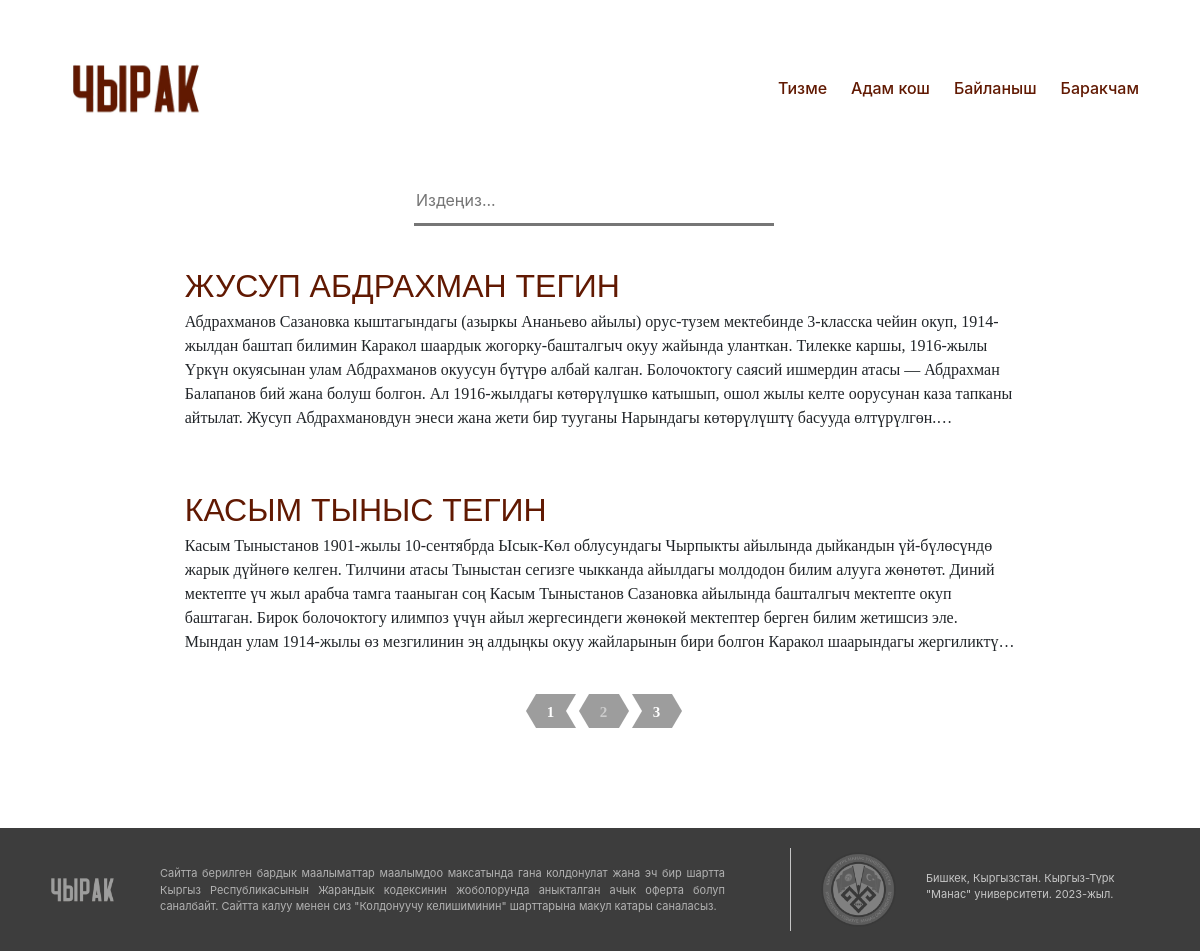
/person/?page=2, run on the app's committed database.
### person/models.py (models this page shows, shortened)
class Victim(models.Model):
    first_name = models.CharField(max_length=30)
    last_name = models.CharField(max_length=30)
    date_of_birth = models.DateField()
    date_of_death = models.DateField()
    place_of_birth = models.CharField(max_length=30)
    place_of_death = models.CharField(max_length=30)
    nationality = models.TextField(default='', blank=True, null=True)
    blame = models.TextField(blank=True, null=True)
    rehabilitated = models.CharField(max_length=30, blank=True, null=True)
    occupation = models.TextField( blank=True, null=True)
    bedfellow = models.CharField(max_length=30, blank=True, null=True)
    children = models.CharField(max_length=30, blank=True, null=True)
    photo = models.ImageField(upload_to='images/', blank=True, null=True)
    file = models.FileField(upload_to='uploads/', blank=True, null=True)
    desc_of_photo = models.TextField(default='', blank=True, null=True)
    desc_of_file = models.TextField(default='', blank=True, null=True)
    content = models.TextField(default="", blank=True, null=True)
    date_of_publish = models.DateField(default=datetime.now)
    up_vote = models.IntegerField(default=0)
    is_proven = models.BooleanField(default=False)
    profile = models.ForeignKey(Profile, on_delete=models.CASCADE)
    x = models.CharField(max_length=100,default="", blank=True, null=True)

### list_of_person/views.py (the view)
# urls.py: path('person/', include('list_of_person.urls')),
def list_of_person(request):
    sort_option = request.GET.get('sort_option', 'first_name')
    items = Victim.objects.order_by(sort_option)
    if sort_option.startswith('-'):
        sort_option = sort_option[1:]  # Remove the hyphen
        items = sorted(items, key=lambda x: getattr(x, sort_option), reverse=True)
    else:
        items = sorted(items, key=lambda x: getattr(x, sort_option))
    paginator = Paginator(items, 2)
    page_number = request.GET.get("page")
    page_obj = paginator.get_page(page_number)
    context = {
        "page_obj": page_obj,
        'items': items,
        'sort_option': sort_option,
    }
    return render(request, 'list_of_person.html', context)

### list_of_person/templates/list_of_person.html (shortened to what this page needs)
{% extends 'base.html' %}
{% block content %}
{% load static %}
    <link rel="stylesheet" type="text/css" href="{% static 'list_of_person.css' %}"/>
<div>
    <div class="container d-flex justify-content-center flex-column align-items-center" style="width: 83%;">
        <div class="d-flex flex-row" style="max-width: 500px;">
            <div class="search-box">
                <form method="GET" action="{% url 'search' %}" style="width: 30vw;">
                    <input type="search" id="searchbox" name="q" value="{{ request.GET.q }}" placeholder="Издеңиз..." aria-label="Search">
                </form>
            </div>
            <form action="{% url 'list_of_person' %}" method="get">
            </form>
        </div>
        <div class="container d-flex justify-content-center flex-column align-items-center">
            {% for person in page_obj %}
                <div class="card border-0 mt-3 " style="width: 93%;">
                    <div class="card-body">
                        <a href="{% url 'person_page' person.id %}" class="card-title fs-2 text-decoration-none" style="color: #611902; text-transform: uppercase; font-family: sans-serif">
                            {{ person.first_name }}
                            {{ person.last_name }}
                        </a>
                        <p class="card-text fs-6" style="
                        display: -webkit-box;
                        -webkit-line-clamp: 5;
                        -webkit-box-orient: vertical;
                        overflow: hidden;
                        text-overflow: ellipsis;
                        font-family: 'sans-serif';">
                            {{ person.content}}
                        </p>
                    </div>
                </div>
            {% endfor %}
        </div>
        <div class="pagination" style="margin-bottom: 100px">
            <ul>
                {% for num in page_obj.paginator.page_range %}
                    {% if page_obj.number == num %}
                        <li class="active">
                            <a href="?page={{ num }}">{{ num }}</a>
                        </li>
                    {% else %}
                        <li>
                            <a href="?page={{ num }}">
                                {{ num }}
                            </a>
                        </li>
                    {% endif %}
                {% endfor %}
            </ul>
        </div>
    </div>
</div>
{% endblock %}

### list_of_person/static/list_of_person.css (style rules this page uses)
.pagination li { border-top-color: #9D9D9D; border-bottom-color: #9D9D9D; }
.pagination .active:after, .pagination .active:before, .pagination .active~li:before, .pagination li:before { border-left-color: #9D9D9D; border-right-color: #9D9D9D; }
.pagination a { color: #FFFFFF; font-family: Edmondsans; font-size: 15px; font-weight: 700; text-decoration: none }
.pagination .active a { color: #444444; }
.pagination { text-align: center }
.pagination ul { display: inline-block; list-style-type: none; margin: 0; padding: 0; text-align: center }
.pagination li { border-right: 10px solid transparent; border-bottom-width: 17px; border-top-width: 17px; border-style: solid; transform: rotate(360deg); border-left: 0; height: 0; float: left; margin-right: 3px; position: relative }
.pagination li:before { border-bottom-color: transparent; border-left-color: transparent; border-top-color: transparent; border-width: 17px 10px 17px 0; border-style: solid; position: absolute; content: ""; left: -10px; height: 0; top: -17px; width: 0 }
.pagination .active~li:before { border-bottom-color: transparent; border-top-color: transparent; border-width: 17px 0 17px 10px; right: -10px; left: auto }
.pagination .active~li { border-left: 10px solid transparent; border-right: 0 }
.pagination .active { border-right: 0; border-left: 0 }
.pagination .active:after, .pagination .active:before { border-bottom-color: transparent; border-top-color: transparent; border-width: 17px 10px 17px 0; border-style: solid; position: absolute; content: ""; height: 0; width: 0; top: -17px; left: -10px }
.pagination .active:after { border-bottom-color: transparent; border-right-color: transparent; border-top-color: transparent; border-width: 17px 0 17px 10px; left: 100% }
.pagination a { line-height: 24px; margin-top: -17px; display: block; height: 22px; width: 24px }
.pagination .active a { color: #ccc }
.pagination ul { display: flex; flex-wrap: wrap; justify-content: center; list-style-type: none; margin: 0; padding: 0; margin-top: 20px; margin-left: auto; margin-right: auto; max-width: 600px }
.pagination li { margin: 0 10px }
.pagination li:before { border-bottom-color: transparent; border-left-color: transparent; border-top-color: transparent; border-width: 17px 10px 17px 0; border-style: solid; position: absolute; content: ''; left: -10px; height: 0; top: -17px; width: 0 }
.pagination .active:after, .pagination .active:before { border-bottom-color: transparent; border-top-color: transparent; border-width: 17px 10px 17px 0; border-style: solid; position: absolute; content: ''; height: 0; width: 0; top: -17px; left: -10px }
.pagination a { line-height: 36px; margin-top: -17px; display: block; height: 34px; width: 30px }
.search-box { max-width: 1080px; margin: 0; }
#searchbox { border-bottom-width: 3px; border-top: none; border-right: none; border-left: none; width: 100%; height: 50px; box-sizing: border-box; zoom: 1; }

### data on the page
Victim: first_name "ЖУСУП", last_name "АБДРАХМАН ТЕГИН", content "Абдрахманов Сазановка кыштагындагы (азыркы Ананьево айылы) орус-тузем мектебинде 3-класска чейин окуп, 1914-жылдан баштап билимин Каракол шаардык жогорку-башталгыч окуу жайында уланткан. Тилекке каршы, 1916-жылы Үркүн окуясынан улам Абдрахманов окуусун бүтүрө албай калган. Болочоктогу саясий ишмердин атасы — Абдрахман Балапанов бий жана болуш болгон. Ал 1916-жылдагы көтөрүлүшкө катышып, ошол жылы келте оорусунан каза тапканы айтылат. Жусуп Абдрахмановдун энеси жана жети бир тууганы Нарындагы көтөрүлүштү басууда…"
Victim: first_name "КАСЫМ", last_name "ТЫНЫС ТЕГИН", content "Касым Тыныстанов 1901-жылы 10-сентябрда Ысык-Көл облусундагы Чырпыкты айылында дыйкандын үй-бүлөсүндө жарык дүйнөгө келген. Тилчини атасы Тыныстан сегизге чыкканда айылдагы молдодон билим алууга жөнөтөт. Диний мектепте үч жыл арабча тамга тааныган соң Касым Тыныстанов Сазановка айылында башталгыч мектепте окуп баштаган. Бирок болочоктогу илимпоз үчүн айыл жергесиндеги жөнөкөй мектептер берген билим жетишсиз эле. Мындан улам 1914-жылы өз мезгилинин эң алдыңкы окуу жайларынын бири болгон Каракол шаарындагы…"

### other printed values
{{ num }} "1" "3"
{{ num }} "2"
